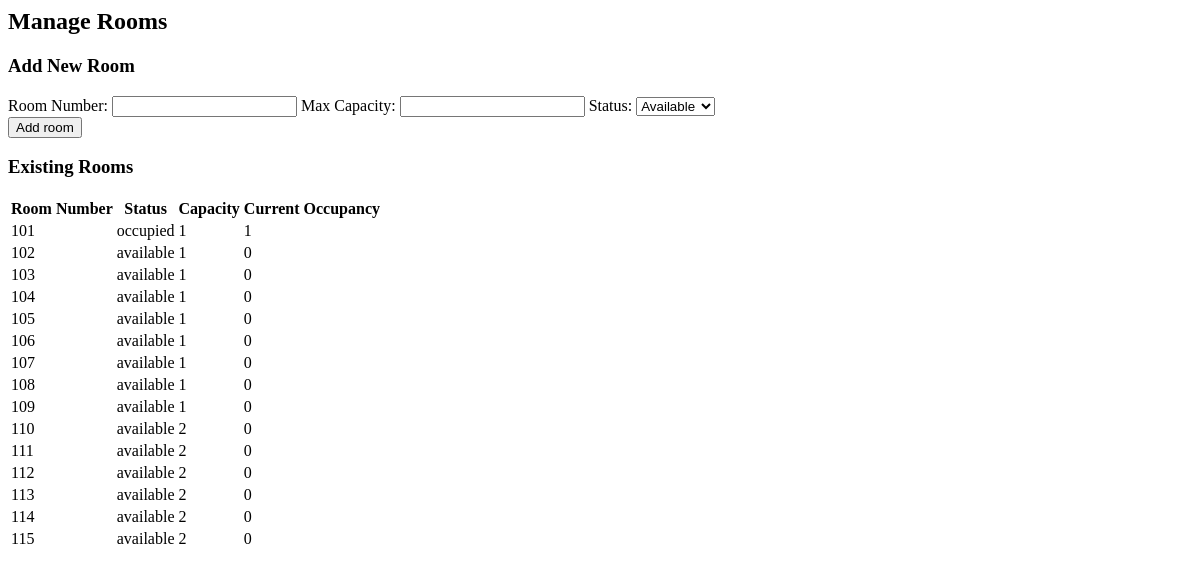
Before: /manage_rooms (signed in) with the older database file.
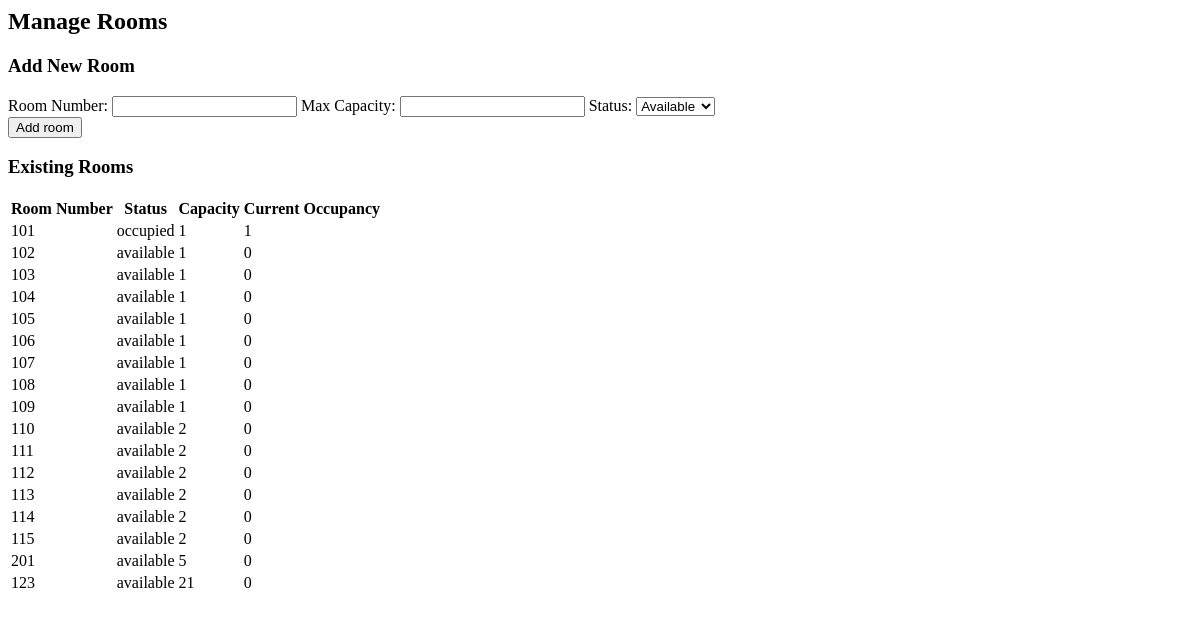
After: the same page with the newer database file.
### tables this page shows
CREATE TABLE "rooms" (
            id INTEGER PRIMARY KEY AUTOINCREMENT,
            room_number TEXT NOT NULL UNIQUE,
            status TEXT DEFAULT 'available',
            max_capacity INTEGER NOT NULL,
            current_occupancy INTEGER DEFAULT 0
        );

### routes/routes.py (the view, shortened to what this page needs)
    @app.route("/manage_rooms", methods=["GET", "POST"])
    def manage_rooms():
        if "user" not in session or session["user_type"] != "admin":
            flash("Please log in as an admin to access this page.", "error")
            return redirect(url_for("login"))
        with get_db() as conn:
            rooms = conn.execute(
                "SELECT id, room_number, status, max_capacity, current_occupancy FROM rooms"
            ).fetchall()
        return render_template("manage_rooms.html", rooms=rooms)

### templates/manage_rooms.html (shortened to what this page needs)
<h2>Manage Rooms</h2>
<h3>Add New Room</h3>
<form id="addRoomForm">
    <label for="room_number">Room Number:</label>
    <input type="text" id="room_number" name="room_number" required>
    <label for="max_capacity">Max Capacity:</label>
    <input type="number" id="max_capacity" name="max_capacity" required>
    <label for="status"> Status:</label>
    <select id="status" name="status">
        <option value="available">Available</option>
    </select>
    <br>
    <button type="button" onclick="addRoom()">Add room</button>
</form>
<h3>Existing Rooms</h3>
{% if rooms %}
<table>
    <thead>
        <tr>
            <th>Room Number</th>
            <th>Status</th>
            <th>Capacity</th>
            <th>Current Occupancy</th>
        </tr>
    </thead>
    <tbody>
        {% for room in rooms %}
        <tr>
            <td>{{ room.room_number }}</td>
            <td>{{ room.status }}</td>
            <td>{{ room.max_capacity }}</td>
            <td>{{ room.current_occupancy }}</td>
        </tr>
        {% endfor %}
    </tbody>
</table>
{% else %}
<p>No rooms found.</p>
{% endif %}

Changed rows visible on the page:
added rooms: room_number "201", status "available", max_capacity "5", current_occupancy "0"
added rooms: room_number "123", status "available", max_capacity "21", current_occupancy "0"
